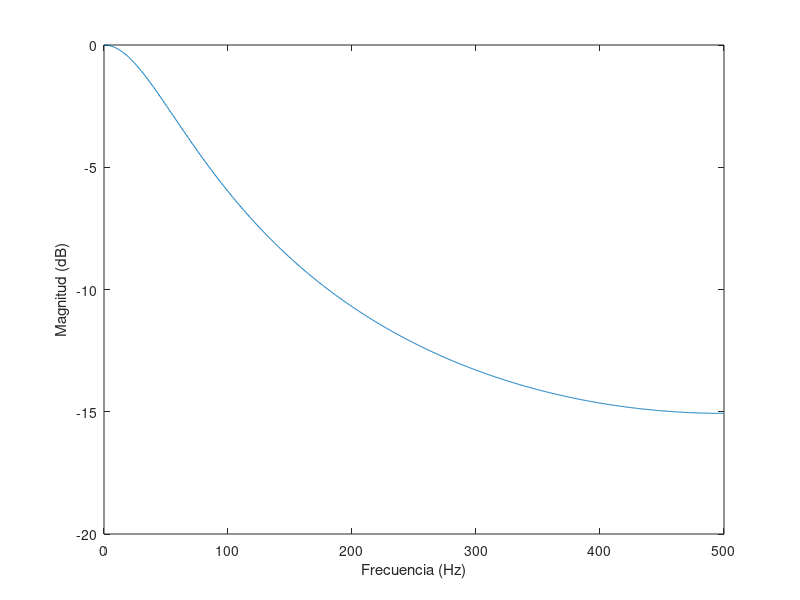

Recreate this plot in MATLAB. (Note: this script raises an error after producing the figure.)
		%Acc[0] = LPF_ACC_ALPHA * AccPrev[0] + (1.0f - LPF_ACC_ALPHA) * Acc[0];
alpha = 0.7
b = [1-alpha];
a = [1 -alpha];

[h,f] = freqz(b,a ,1024 , 1000);

plot(f, 20*log10(abs(h)))
xlabel('Frecuencia (Hz)')
ylabel('Magnitud (dB)')
%%
syms theta phi psi

Rx = [1         0                0    ;
      0         cos(phi)    -sin(phi) ;
      0         sin(phi)     cos(phi) ];
  
Ry = [cos(theta)    0       sin(theta);
      0             1           0     ;
     -sin(theta)    0       cos(theta)];
  
Rz = [cos(psi)   -sin(psi)      0     ;
      sin(psi)    cos(psi)      0     ;
        0           0           1    ];
 
R = (Rz*Ry*Rx)



%%

function  angles = ImuImplementation(freqInput,AccMatrix,GyroMatrix)
%#codegen
FUSE = imufilter('SampleRate',freqInput, 'OrientationFormat','Rotation matrix');
rotm = FUSE(AccMatrix,GyroMatrix);
angles = rotm2eul(rotm)*180/pi;
end
